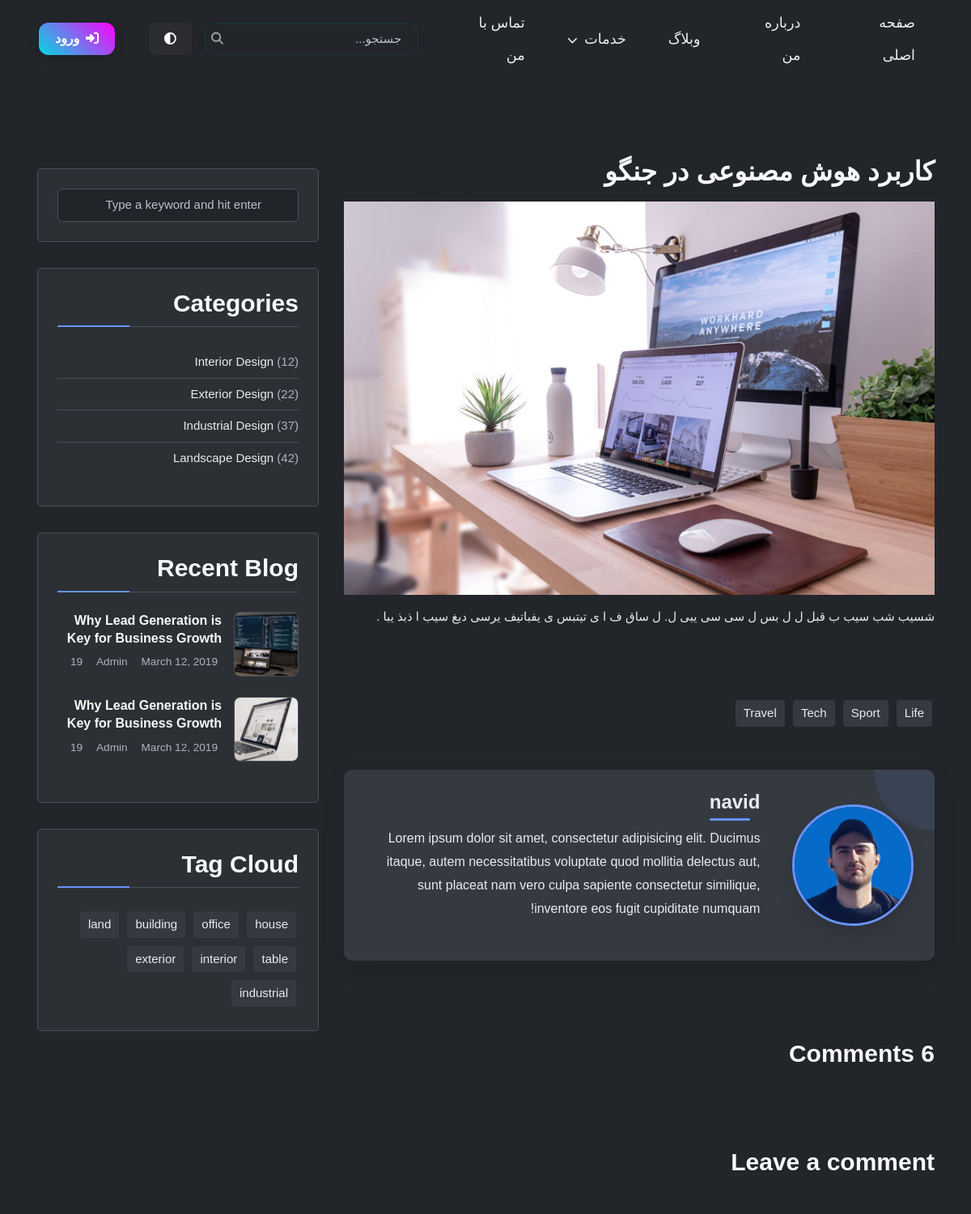
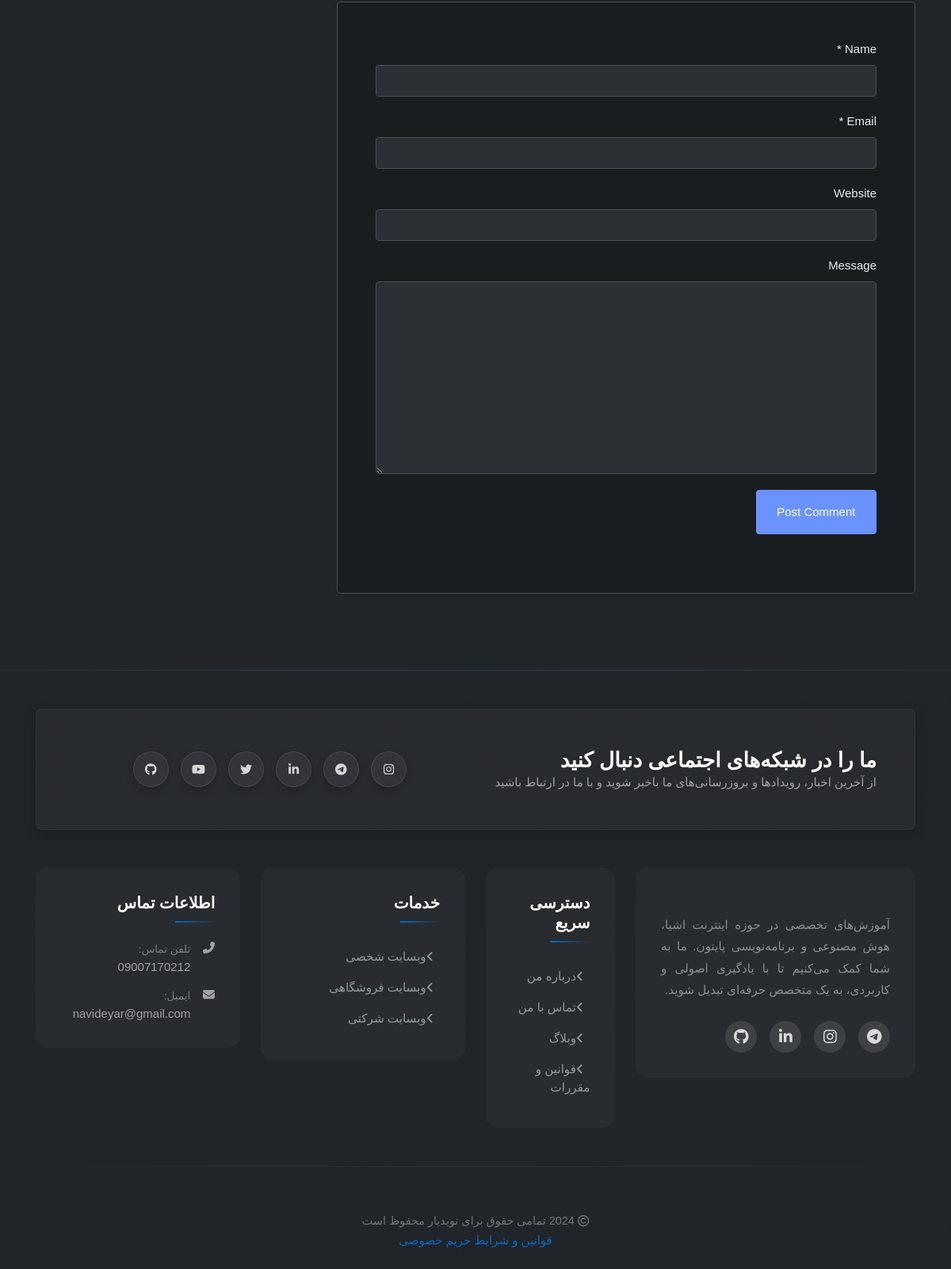
The page /blog/blog/AI-django/ on the database its author committed (2 pictures, top to bottom).
### blog/models.py (models this page shows, shortened)
class Post(models.Model):
    author = models.ForeignKey(User, on_delete=models.SET_NULL, null=True, blank=True)
    title = models.CharField(max_length=200 , unique=True )
    slug = models.SlugField(max_length=255, unique=True, null=True, blank=True)
    content = models.TextField()
    image = models.ImageField(upload_to='blog_images/', default='default.jpg')
    category = models.ForeignKey(Category, on_delete=models.CASCADE, null=True, blank=True)
    tags = TaggableManager()
    count_views = models.IntegerField(default=0)
    status = models.BooleanField(default=False)
    publish_at = models.DateTimeField(null=True, blank=True)
    created_at = models.DateTimeField(auto_now_add=True)
    updated_at = models.DateTimeField(auto_now=True)
    login_required = models.BooleanField(default=False)
    class Meta:
        ordering = ['-created_at']

### blog/views.py (the view)
# urls.py: path('blog/<slug:slug>/', views.blog_single, name='blog_single'),
def blog_single(request, slug):
    if not slug or slug == '':
        return redirect('blog:blog')
    post = get_object_or_404(Post, slug=slug , status=True  )
    return render(request, 'blog/blog-single.html', {'post': post})

### templates/blog/blog-single.html (shortened to what this page needs)
{% extends 'base.html' %}
{% load static %}
{% block extra_css %}
<link rel="stylesheet" href="{% static 'css/blog-single.css' %}">
{% endblock %}
{% block content %}
<section class="ftco-section my-5 py-5">
  <div class="container">
    <div class="row">
      <div class="col-lg-8">
        <h2 class="mb-3">{{ post.title }}</h2>
        <p>
          <img src="{% static 'single/images/image_3.jpg' %}" alt="" class="img-fluid">
        </p>
        <p>{{ post.content }}</p>
        <div class="tag-widget post-tag-container mb-5 mt-5">
          <div class="tagcloud">
            <a href="#" class="tag-cloud-link">Life</a>
            <a href="#" class="tag-cloud-link">Sport</a>
            <a href="#" class="tag-cloud-link">Tech</a>
            <a href="#" class="tag-cloud-link">Travel</a>
          </div>
        </div>
        <div class="about-author p-4">
          <div class="author-container">
            <div class="author-image">
              <img src="{% static 'images/about/3333.png' %}" alt="{{post.author.username}}" class="img-fluid">
            </div>
            <div class="author-content">
              <h3>{{post.author.username}}</h3>
              <p>Lorem ipsum dolor sit amet, consectetur adipisicing elit. Ducimus itaque, autem necessitatibus voluptate quod mollitia delectus aut, sunt placeat nam vero culpa sapiente consectetur similique, inventore eos fugit cupiditate numquam!</p>
            </div>
          </div>
        </div>
        <div class="pt-5 mt-5">
          <h3 class="mb-5">6 Comments</h3>
          <div class="comment-form-wrap pt-5">
            <h3 class="mb-5">Leave a comment</h3>
            <form action="#" class="p-5">
              <div class="form-group">
                <label for="name">Name *</label>
                <input type="text" class="form-control" id="name">
              </div>
              <div class="form-group">
                <label for="email">Email *</label>
                <input type="email" class="form-control" id="email">
              </div>
              <div class="form-group">
                <label for="website">Website</label>
                <input type="url" class="form-control" id="website">
              </div>
              <div class="form-group">
                <label for="message">Message</label>
                <textarea name="" id="message" cols="30" rows="10" class="form-control"></textarea>
              </div>
              <div class="form-group">
                <input type="submit" value="Post Comment" class="btn py-3 px-4 btn-primary">
              </div>
            </form>
          </div>
        </div>
      </div>
      <div class="col-lg-4 sidebar">
        <div class="sidebar-box">
          <form action="#" class="search-form">
            <div class="form-group">
              <input type="text" class="form-control" placeholder="Type a keyword and hit enter">
            </div>
          </form>
        </div>
        <div class="sidebar-box">
          <h3 class="heading-sidebar">Categories</h3>
          <ul class="categories">
            <li><a href="#">Interior Design <span>(12)</span></a></li>
            <li><a href="#">Exterior Design <span>(22)</span></a></li>
            <li><a href="#">Industrial Design <span>(37)</span></a></li>
            <li><a href="#">Landscape Design <span>(42)</span></a></li>
          </ul>
        </div>
        <div class="sidebar-box">
          <h3 class="heading-sidebar">Recent Blog</h3>
          <div class="block-21 mb-4 d-flex">
            <a class="blog-img mr-4" style="background-image: url('{% static 'single/images/image_1.jpg' %}');"></a>
            <div class="text">
              <h3 class="heading"><a href="#">Why Lead Generation is Key for Business Growth</a></h3>
              <div class="meta">
                <div><a href="#"> March 12, 2019</a></div>
                <div><a href="#"> Admin</a></div>
                <div><a href="#"> 19</a></div>
              </div>
            </div>
          </div>
          <div class="block-21 mb-4 d-flex">
            <a class="blog-img mr-4" style="background-image: url('{% static 'single/images/image_2.jpg' %}');"></a>
            <div class="text">
              <h3 class="heading"><a href="#">Why Lead Generation is Key for Business Growth</a></h3>
              <div class="meta">
                <div><a href="#"> March 12, 2019</a></div>
                <div><a href="#"> Admin</a></div>
                <div><a href="#"> 19</a></div>
              </div>
            </div>
          </div>
        </div>
        <div class="sidebar-box">
          <h3 class="heading-sidebar">Tag Cloud</h3>
          <div class="tagcloud">
            <a href="#" class="tag-cloud-link">house</a>
            <a href="#" class="tag-cloud-link">office</a>
            <a href="#" class="tag-cloud-link">building</a>
            <a href="#" class="tag-cloud-link">land</a>
            <a href="#" class="tag-cloud-link">table</a>
            <a href="#" class="tag-cloud-link">interior</a>
            <a href="#" class="tag-cloud-link">exterior</a>
            <a href="#" class="tag-cloud-link">industrial</a>
          </div>
        </div>
      </div>
    </div>
  </div>
</section>
{% endblock %}

### templates/base.html (style rules this page uses)
:root { --card-bg-light: linear-gradient(145deg, #ffffff, #f5f5f5); --card-bg-dark: linear-gradient(145deg, #2c3e50, #1a252f); --text-light: #2c3e50; --text-dark: #ecf0f1; --text-muted-light: #34495e; --text-muted-dark: rgba(236, 240, 241, 0.7); --border-light: rgba(0,0,0,0.1); --border-dark: rgba(255,255,255,0.1); --hover-shadow-light: rgba(0,0,0,0.1); --hover-shadow-dark: rgba(0,0,0,0.3); --icon-bg-light: rgba(78, 115, 223, 0.1); --icon-bg-dark: rgba(78, 115, 223, 0.2); --item-hover-light: rgba(78, 115, 223, 0.05); --item-hover-dark: rgba(78, 115, 223, 0.1); --accent-light: #4e73df; --accent-dark: #6a93ff; }

### rows shown on the page
Post: title "کاربرد هوش مصنوعی در جنگو", content "شسیب شب سیب ب قبل ل ل بس ل سی سی یبی ل. ل ساق ف ا ی تیتبس ی یفباتیف یرسی دیغ سیب ا ذبذ یبا .", author.username "navid"
